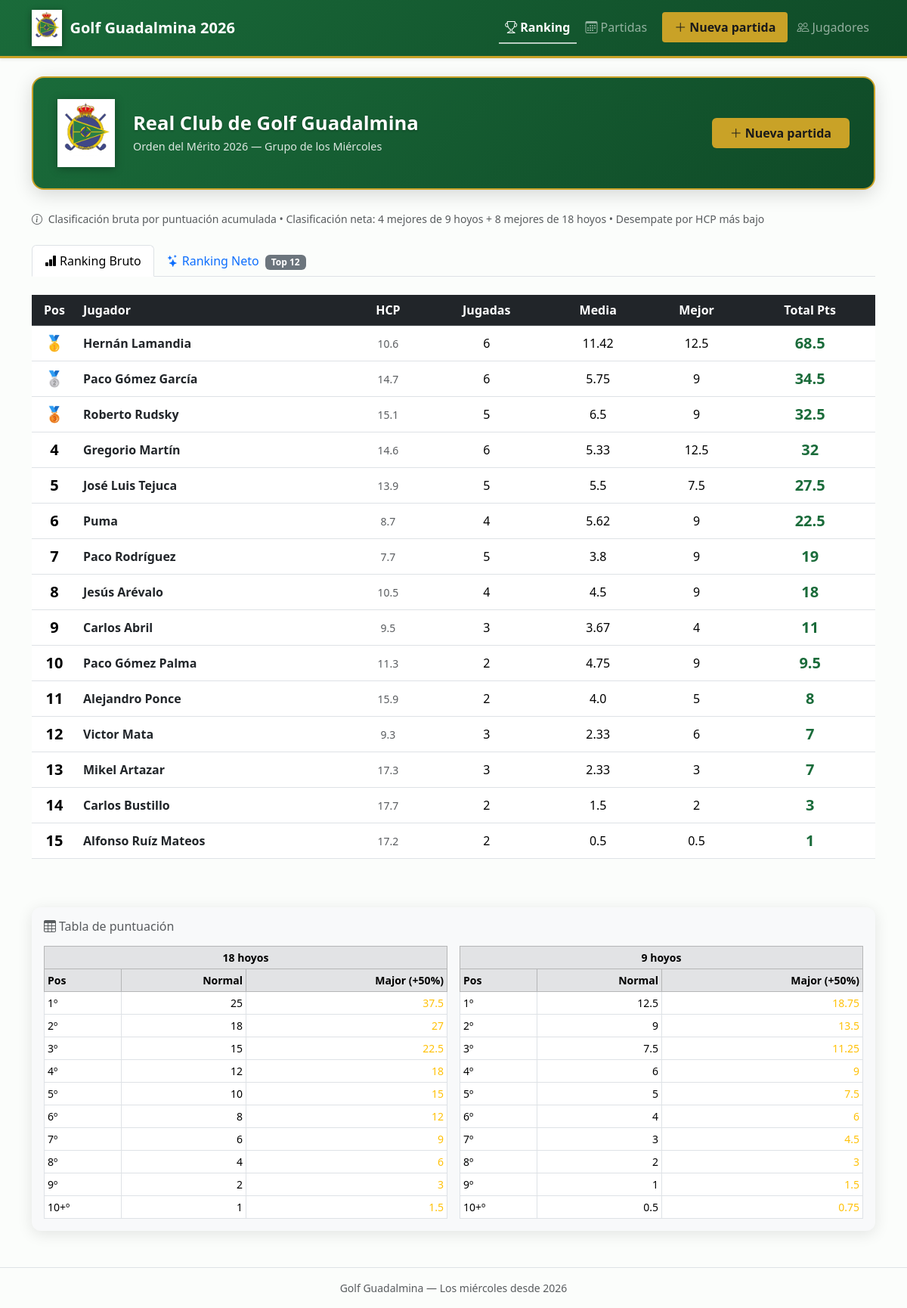
Page /ranking on the committed database.
### tables this page shows
CREATE TABLE jugadores (
                id   INTEGER PRIMARY KEY AUTOINCREMENT,
                nombre TEXT NOT NULL UNIQUE,
                hcp  REAL NOT NULL
            );

CREATE TABLE resultados (
                id          INTEGER PRIMARY KEY AUTOINCREMENT,
                partida_id  INTEGER NOT NULL REFERENCES partidas(id) ON DELETE CASCADE,
                jugador_id  INTEGER NOT NULL REFERENCES jugadores(id),
                hcp         REAL NOT NULL,
                stableford  INTEGER NOT NULL,
                posicion    INTEGER,
                puntos      REAL
            );

### app.py (the view)
@app.route('/ranking')
def ranking():
    ranking_bruto, ranking_neto = db.get_ranking()
    return render_template('ranking.html',
                           ranking_bruto=ranking_bruto,
                           ranking_neto=ranking_neto)

### app.py (called while the page is built)
@app.template_filter('format_pts')
def format_pts(v):
    if v is None:
        return '—'
    return str(int(v)) if v == int(v) else str(v)

@app.before_request
def ensure_db():
    db.init_db()

### database.py (called while the page is built)
def get_conn():
    conn = sqlite3.connect(DB_PATH)
    conn.row_factory = sqlite3.Row
    conn.execute("PRAGMA foreign_keys = ON")
    return conn

### templates/ranking.html (shortened to what this page needs)
{% extends "base.html" %}
{% block content %}
<div class="hero-banner">
  <img src="/static/images/logo.png" alt="Real Club de Golf Guadalmina"
       onerror="this.style.display='none'">
  <div class="flex-grow-1">
    <h1>Real Club de Golf Guadalmina</h1>
    <p>Orden del Mérito 2026 &mdash; Grupo de los Miércoles</p>
  </div>
  <a href="{{ url_for('nueva_partida') }}" class="btn btn-gold px-4 py-2 fw-bold">
    <i class="bi bi-plus-lg me-1"></i>Nueva partida
  </a>
</div>
<p class="text-muted small mb-4">
  <i class="bi bi-info-circle me-1"></i>
  Clasificación bruta por puntuación acumulada &bull;
  Clasificación neta: 4 mejores de 9 hoyos + 8 mejores de 18 hoyos &bull;
  Desempate por HCP más bajo
</p>
<ul class="nav nav-tabs mb-4" id="rankingTabs">
  <li class="nav-item">
    <button class="nav-link active" data-bs-toggle="tab" data-bs-target="#tab-bruto">
      <i class="bi bi-bar-chart-fill me-1"></i>Ranking Bruto
    </button>
  </li>
  <li class="nav-item">
    <button class="nav-link" data-bs-toggle="tab" data-bs-target="#tab-neto">
      <i class="bi bi-stars me-1"></i>Ranking Neto
      <span class="badge bg-secondary ms-1">Top 12</span>
    </button>
  </li>
</ul>
<div class="tab-content">
  <div class="tab-pane fade show active" id="tab-bruto">
    {% if ranking_bruto %}
    <div class="table-responsive">
      <table class="table table-hover align-middle ranking-table">
        <thead class="table-dark">
          <tr>
            <th class="text-center" style="width:60px">Pos</th>
            <th>Jugador</th>
            <th class="text-center">HCP</th>
            <th class="text-center">Jugadas</th>
            <th class="text-center">Media</th>
            <th class="text-center">Mejor</th>
            <th class="text-center fw-bold">Total Pts</th>
          </tr>
        </thead>
        <tbody>
          {% for r in ranking_bruto %}
          <tr class="{{ 'podium-1' if loop.index0==0 else 'podium-2' if loop.index0==1 else 'podium-3' if loop.index0==2 else '' }}">
            <td class="text-center fw-bold fs-5">
              {% if loop.index0 == 0 %}🥇{% elif loop.index0 == 1 %}🥈{% elif loop.index0 == 2 %}🥉{% else %}{{ loop.index }}{% endif %}
            </td>
            <td>
              <a href="{{ url_for('perfil_jugador', jugador_id=r.jugador_id) }}" class="text-decoration-none fw-semibold text-dark">
                {{ r.nombre }}
              </a>
            </td>
            <td class="text-center text-muted small">{{ r.hcp }}</td>
            <td class="text-center">{{ r.jugadas }}</td>
            <td class="text-center">{{ r.media }}</td>
            <td class="text-center">{{ r.mejor | format_pts }}</td>
            <td class="text-center fw-bold text-green fs-5">{{ r.total_bruto | format_pts }}</td>
          </tr>
          {% endfor %}
        </tbody>
      </table>
    </div>
    {% endif %}
  </div>
</div>
<div class="card mt-5 border-0 bg-light">
  <div class="card-body">
    <h6 class="card-title text-muted mb-3">
      <i class="bi bi-table me-1"></i>Tabla de puntuación
    </h6>
    <div class="row g-3">
      <div class="col-md-6">
        <table class="table table-sm table-bordered mb-0 small">
          <thead class="table-secondary"><tr><th colspan="3" class="text-center">18 hoyos</th></tr>
            <tr><th>Pos</th><th class="text-end">Normal</th><th class="text-end">Major (+50%)</th></tr>
          </thead>
          <tbody>
            {% for pos, pts, major in [(1,25,37.5),(2,18,27),(3,15,22.5),(4,12,18),(5,10,15),(6,8,12),(7,6,9),(8,4,6),(9,2,3),('10+',1,1.5)] %}
            <tr><td>{{ pos }}º</td><td class="text-end">{{ pts }}</td><td class="text-end text-warning">{{ major }}</td></tr>
            {% endfor %}
          </tbody>
        </table>
      </div>
      <div class="col-md-6">
        <table class="table table-sm table-bordered mb-0 small">
          <thead class="table-secondary"><tr><th colspan="3" class="text-center">9 hoyos</th></tr>
            <tr><th>Pos</th><th class="text-end">Normal</th><th class="text-end">Major (+50%)</th></tr>
          </thead>
          <tbody>
            {% for pos, pts, major in [(1,12.5,18.75),(2,9,13.5),(3,7.5,11.25),(4,6,9),(5,5,7.5),(6,4,6),(7,3,4.5),(8,2,3),(9,1,1.5),('10+',0.5,0.75)] %}
            <tr><td>{{ pos }}º</td><td class="text-end">{{ pts }}</td><td class="text-end text-warning">{{ major }}</td></tr>
            {% endfor %}
          </tbody>
        </table>
      </div>
    </div>
  </div>
</div>
{% endblock %}

### templates/base.html (shortened to what this page needs)
<!DOCTYPE html>
<html lang="es">
<head>
  <link href="https://cdn.jsdelivr.net/npm/bootstrap@5.3.3/dist/css/bootstrap.min.css" rel="stylesheet">
  <link href="https://cdn.jsdelivr.net/npm/bootstrap-icons@1.11.3/font/bootstrap-icons.css" rel="stylesheet">
  <link href="{{ url_for('static', filename='css/style.css') }}" rel="stylesheet">
</head>
<body>
<nav class="navbar navbar-expand-lg navbar-dark bg-green sticky-top shadow-sm">
  <div class="container">
    <a class="navbar-brand fw-bold" href="{{ url_for('ranking') }}">
      <img src="/static/images/logo.png" alt="RCG Guadalmina" class="navbar-logo"
           onerror="this.style.display='none'">
      <span>Golf Guadalmina 2026</span>
    </a>
    <div class="collapse navbar-collapse" id="nav">
      <ul class="navbar-nav ms-auto gap-1">
        <li class="nav-item">
          <a class="nav-link {% if request.endpoint == 'ranking' %}active{% endif %}"
             href="{{ url_for('ranking') }}">
            <i class="bi bi-trophy me-1"></i>Ranking
          </a>
        </li>
        <li class="nav-item">
          <a class="nav-link {% if 'partida' in request.endpoint %}active{% endif %}"
             href="{{ url_for('partidas') }}">
            <i class="bi bi-calendar3 me-1"></i>Partidas
          </a>
        </li>
        <li class="nav-item">
          <a class="nav-link btn btn-gold btn-sm ms-lg-2 px-3"
             href="{{ url_for('nueva_partida') }}">
            <i class="bi bi-plus-lg me-1"></i>Nueva partida
          </a>
        </li>
        <li class="nav-item">
          <a class="nav-link {% if 'jugador' in request.endpoint %}active{% endif %}"
             href="{{ url_for('jugadores') }}">
            <i class="bi bi-people me-1"></i>Jugadores
          </a>
        </li>
      </ul>
    </div>
  </div>
</nav>
<div class="container py-4">
  {% block content %}{% endblock %}
</div>
<footer class="text-center text-muted small py-3 mt-4 border-top">
  Golf Guadalmina &mdash; Los miércoles desde 2026
</footer>
</body>
</html>

### static/css/style.css (style rules this page uses)
:root { --green: #1a6b3a; --green-light: #2d8a50; --gold: #c9a227; --navy: #2a3a7c; }
body { font-family: 'Segoe UI', system-ui, -apple-system, sans-serif; background-color: #e8f0e9; background-image: url('/static/images/fondo.png'); background-size: cover; background-attachment: fixed; background-position: center center; background-repeat: no-repeat; min-height: 100vh; }
body::before { content: ''; position: fixed; inset: 0; background: rgba(255,255,255,0.82); backdrop-filter: blur(1px); z-index: -1; pointer-events: none; }
.bg-green { background-color: var(--green) !important; }
.text-green { color: var(--green) !important; }
.navbar { background: linear-gradient(135deg, var(--green) 0%, #0f4a27 100%) !important; border-bottom: 3px solid var(--gold); }
.navbar-brand { display: flex; align-items: center; gap: 10px; }
.navbar-logo { height: 48px; width: auto; filter: drop-shadow(0 2px 4px rgba(0,0,0,0.4)); }
.btn-gold { background-color: var(--gold); color: #1a1a1a; border: none; font-weight: 600; }
.card { border-radius: 12px; backdrop-filter: blur(4px); background: rgba(255,255,255,0.93); box-shadow: 0 4px 20px rgba(0,0,0,0.10); }
.podium-1 { background: linear-gradient(90deg, #fff8e1 0%, #fffde7 100%); }
.podium-2 { background: linear-gradient(90deg, #f5f5f5 0%, #fafafa 100%); }
.podium-3 { background: linear-gradient(90deg, #fff3e0 0%, #fff8f0 100%); }
.hero-banner { background: linear-gradient(135deg, var(--green) 0%, #0f4a27 100%); border-radius: 16px; padding: 28px 32px; color: white; margin-bottom: 28px; box-shadow: 0 6px 24px rgba(0,0,0,0.15); border: 2px solid var(--gold); display: flex; align-items: center; gap: 24px; }
.hero-banner img { height: 90px; width: auto; filter: drop-shadow(0 2px 6px rgba(0,0,0,0.3)); }
.hero-banner h1 { font-size: 1.6rem; font-weight: 700; margin: 0; text-shadow: 0 1px 3px rgba(0,0,0,0.3); }
.hero-banner p { margin: 4px 0 0; opacity: 0.85; font-size: 0.9rem; }
.navbar-nav .nav-link.active { font-weight: 600; border-bottom: 2px solid rgba(255,255,255,.7); }

### rows in the picture
jugadores: nombre "Hernán Lamandia", hcp "10.6"
resultados: mejor "12.5"
jugadores: nombre "Paco Gómez García", hcp "14.7"
resultados: mejor "9"
jugadores: nombre "Roberto Rudsky", hcp "15.1"
resultados: mejor "9"
jugadores: nombre "Gregorio Martín", hcp "14.6"
resultados: mejor "12.5"
jugadores: nombre "José Luis Tejuca", hcp "13.9"
resultados: mejor "7.5"
jugadores: nombre "Puma", hcp "8.7"
resultados: mejor "9"
jugadores: nombre "Paco Rodríguez", hcp "7.7"
resultados: mejor "9"
jugadores: nombre "Jesús Arévalo", hcp "10.5"
resultados: mejor "9"
jugadores: nombre "Carlos Abril", hcp "9.5"
resultados: mejor "4"
jugadores: nombre "Paco Gómez Palma", hcp "11.3"
resultados: mejor "9"
jugadores: nombre "Alejandro Ponce", hcp "15.9"
resultados: mejor "5"
jugadores: nombre "Victor Mata", hcp "9.3"
resultados: mejor "6"
jugadores: nombre "Mikel Artazar", hcp "17.3"
resultados: mejor "3"
jugadores: nombre "Carlos Bustillo", hcp "17.7"
resultados: mejor "2"
jugadores: nombre "Alfonso Ruíz Mateos", hcp "17.2"
resultados: mejor "0.5"

### other values in the picture
{{ r.jugadas }} "6" "6" "5" "6" "5" "4" "5" "4" "3" "2" "2" "3" "3" "2" "2"
{{ r.media }} "11.42" "5.75" "6.5" "5.33" "5.5" "5.62" "3.8" "4.5" "3.67" "4.75" "4.0" "2.33" "2.33" "1.5" "0.5"
{{ r.total_bruto | format_pts }} "68.5" "34.5" "32.5" "32" "27.5" "22.5" "19" "18" "11" "9.5" "8" "7" "7" "3" "1"
{{ pos }} "1" "2" "3" "4" "5" "6" "7" "8" "9" "10+"
{{ pts }} "25" "18" "15" "12" "10" "8" "6" "4" "2" "1"
{{ major }} "37.5" "27" "22.5" "18" "15" "12" "9" "6" "3" "1.5"
{{ pts }} "12.5" "9" "7.5" "6" "5" "4" "3" "2" "1" "0.5"
{{ major }} "18.75" "13.5" "11.25" "9" "7.5" "6" "4.5" "3" "1.5" "0.75"
